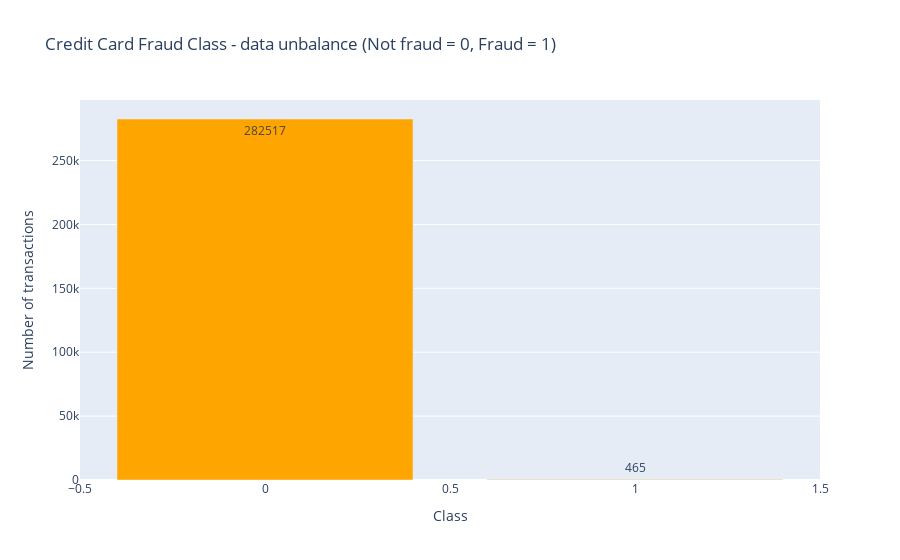

Notebook code for this chart:
### Code cell
# Combine the trace into a list
data = [trace]

# Define the layout for the plot
layout = dict(
    title='Credit Card Fraud Class - data unbalance (Not fraud = 0, Fraud = 1)',  # Plot title
    xaxis=dict(title='Class', showticklabels=True),  # X-axis label and tick settings
    yaxis=dict(title='Number of transactions'),  # Y-axis label
     hovermode='closest',  # Hover mode
    width=600  # Width of the plot
)

# Combine data and layout into a dictionary representing the figure
fig = dict(data=data, layout=layout)

# Plot the figure using plotly
iplot(fig, filename='class')

### Figure 1 — Plotly figure (JSON) as saved in the notebook; plotly's stock layout.template omitted (floating-point values rounded to 4 significant figures)
{"data": [{"marker": {"color": "orange"}, "name": "Credit Card Fraud Class - data unbalance (Not fraud = 0, Fraud = 1)", "text": [282517, 465], "type": "bar", "x": [0, 1], "y": [282517, 465]}], "layout": {"autosize": true, "hovermode": "closest", "title": {"text": "Credit Card Fraud Class - data unbalance (Not fraud = 0, Fraud = 1)"}, "xaxis": {"autorange": true, "range": [-0.5, 1.5], "showticklabels": true, "title": {"text": "Class"}, "type": "linear"}, "yaxis": {"autorange": true, "range": [0, 297400.0], "title": {"text": "Number of transactions"}, "type": "linear"}}}
